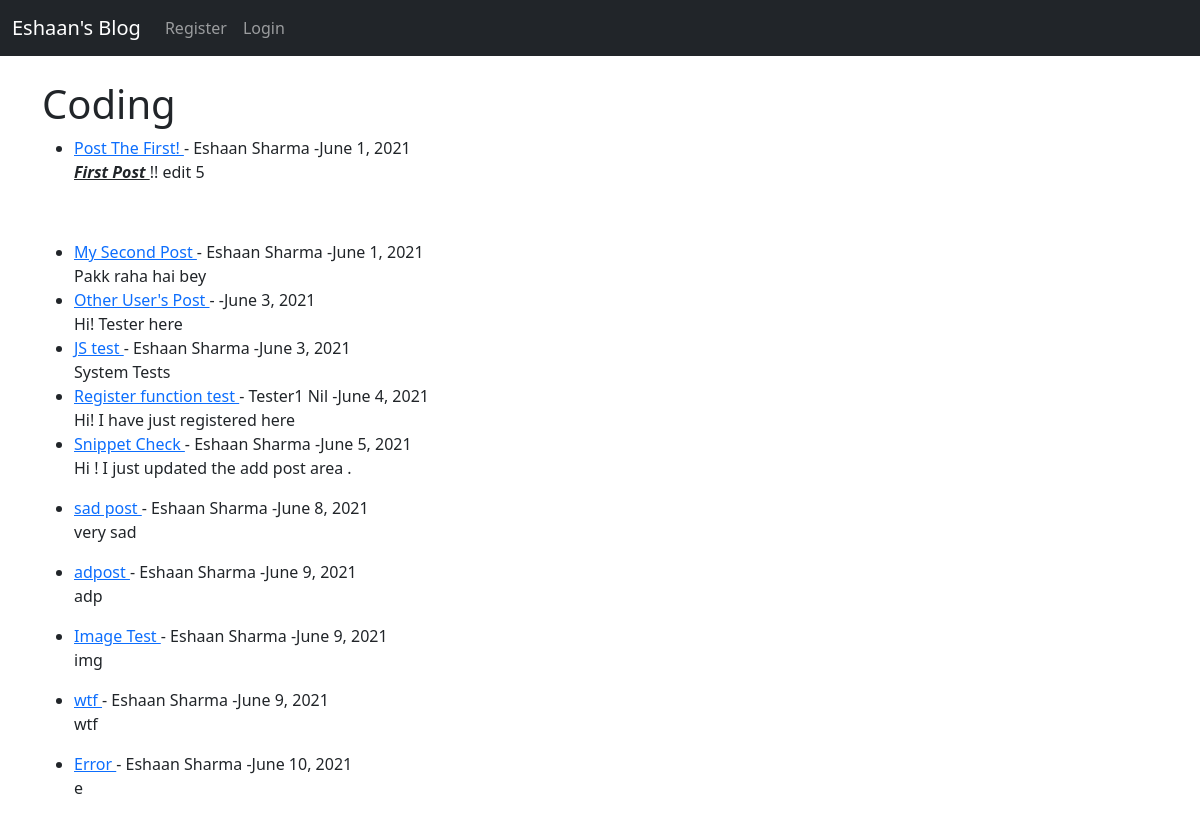
/category/coding/, run on the app's committed database.
### theblog/models.py (models this page shows, shortened)
class Post(models.Model):
    title = models.CharField(max_length=255) #include a title for the blog
    header_image = models.ImageField(null = True , blank = True , upload_to ="images/")
    title_tag = models.CharField(max_length=255)
    author = models.ForeignKey(User , on_delete=models.CASCADE) #if we delete a user , this will cascade and delete all of his posts!
    body = RichTextField(blank = True , null = True)
    post_date = models.DateField(auto_now_add=True)
    category =  models.CharField(max_length=255 , default='coding')
    snippet =  models.CharField(max_length=255)
    likes = models.ManyToManyField(User , related_name='blog_post')

### theblog/views.py (the view)
# urls.py: path('category/<str:cats>/' , CategoryView , name ="category") ,
def CategoryView(request ,cats):
    category_posts = Post.objects.filter(category = cats)
    return render(request , 'categories.html' , {'cats' : cats.title() , 'category_posts': category_posts})

### theblog/templates/categories.html (shortened to what this page needs)
{% extends 'base.html' %}
{% block  content %}
{% if category_posts %}
    <h1>{{cats}}</h1>
    <ul>
    {% for post in category_posts %}
    <li> <a href =" {% url 'article-detail' post.pk %}"> {{post.title}} </a>- {{post.author.first_name}} {{post.author.last_name}} -{{ post.post_date}}
    <br/> {{post.body|slice:":150"|safe}} </li>
    {% endfor %}
    </ul>
{% else%}
No blogs yet in this category :(
{% endif %}
{% endblock %}

### data on the page
Post: title "Post The First!", author.first_name "Eshaan", author.last_name "Sharma", post_date "June 1, 2021", body "First Post !! edit 5"
Post: title "My Second Post", author.first_name "Eshaan", author.last_name "Sharma", post_date "June 1, 2021", body "Pakk raha hai bey"
Post: title "Other User's Post", post_date "June 3, 2021", body "Hi! Tester here"
Post: title "JS test", author.first_name "Eshaan", author.last_name "Sharma", post_date "June 3, 2021", body "System Tests"
Post: title "Register function test", author.first_name "Tester1", author.last_name "Nil", post_date "June 4, 2021", body "Hi! I have just registered here"
Post: title "Snippet Check", author.first_name "Eshaan", author.last_name "Sharma", post_date "June 5, 2021", body "Hi ! I just updated the add post area ."
Post: title "sad post", author.first_name "Eshaan", author.last_name "Sharma", post_date "June 8, 2021", body "very sad"
Post: title "adpost", author.first_name "Eshaan", author.last_name "Sharma", post_date "June 9, 2021", body "adp"
Post: title "Image Test", author.first_name "Eshaan", author.last_name "Sharma", post_date "June 9, 2021", body "img"
Post: title "wtf", author.first_name "Eshaan", author.last_name "Sharma", post_date "June 9, 2021", body "wtf"
Post: title "Error", author.first_name "Eshaan", author.last_name "Sharma", post_date "June 10, 2021", body "e"

### other printed values
{{ cats }} "Coding"
